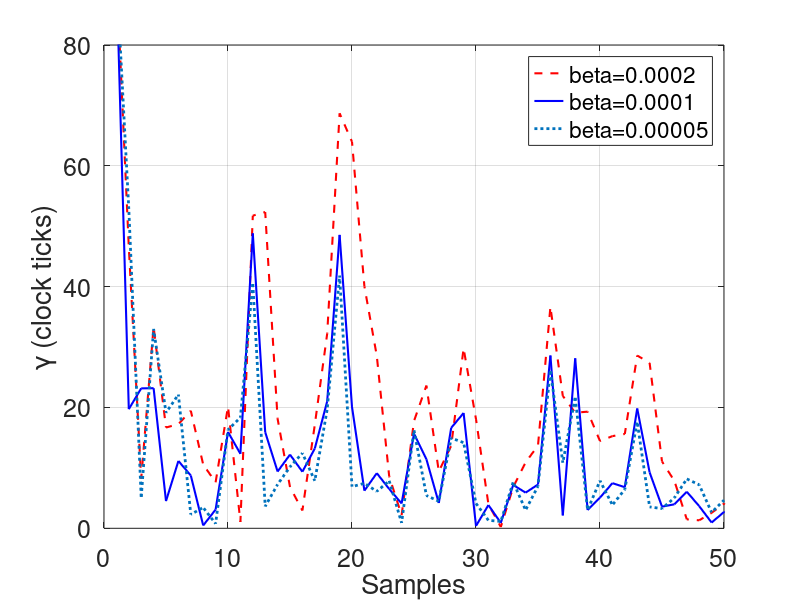

This figure's MATLAB source:
clear all;
fid = fopen('testbed data/stable_voltage.txt','r');


Period = 7118.0;   % Period of the event
Elapsed = 0.0;  % The hardware time of the next event

alpha1 = 1.0;     % Integral gain
beta1 = 0.0002;

alpha2 = 1.0;     % Integral gain
beta2 = 0.0001;

alpha3 = 1.0;     % Integral gain
beta3 = 0.00005;

m=1;


while(~feof(fid))
  A = fgetl(fid);
  HC = hex2dec(A(1:4));     % Read hardware clock 
 
  Elapsed = HC;  % Expected next event time
    
  for k = 6:6
    HC = hex2dec(A(k*4+1:k*4+4));   % The hardware time of current event
    if(HC < Elapsed)
        Elapsed = HC + 2^16 - Elapsed;
    else
        Elapsed = HC - Elapsed;
    end
    
    E(m) = Period - Elapsed;             % The error between expected and actual time
    
    E1(m) = alpha1*Elapsed - Period;
    alpha1 = alpha1 - beta1*E1(m)     
    
    E2(m) = alpha2*Elapsed - Period;
    alpha2 = alpha2 - beta2*E2(m)     
    
    E3(m) = alpha3*Elapsed - Period;
    alpha3 = alpha3 - beta3*E3(m)    
    
    m=m+1;
       
    end
end

E = abs(E);
E1 = abs(E1);
E2 = abs(E2);
E3 = abs(E3);

hFig = figure(1)
plot(E1,'r--','LineWidth',1.5);
hold on
plot(E2,'b','LineWidth',1.5);
hold on
plot(E3,':','LineWidth',2);




xlim([0 50]);
ylim([0 80]);

xlabel('Samples')
ylabel('\gamma (clock ticks)');
%ylabel(sprintf('$\gamma$ \n (clock ticks)'))
legend('beta=0.0002', 'beta=0.0001','beta=0.00005')
set(gca,'FontSize',18)
set(hFig, 'Position', [0 0 600 300])
grid on

% Save Figure
print(hFig,'integral_gain','-depsc2')